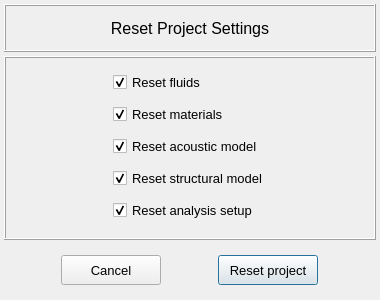
<?xml version="1.0" encoding="UTF-8"?>
<ui version="4.0">
 <class>Dialog</class>
 <widget class="QDialog" name="Dialog">
  <property name="geometry">
   <rect>
    <x>0</x>
    <y>0</y>
    <width>380</width>
    <height>300</height>
   </rect>
  </property>
  <property name="minimumSize">
   <size>
    <width>380</width>
    <height>300</height>
   </size>
  </property>
  <property name="maximumSize">
   <size>
    <width>380</width>
    <height>300</height>
   </size>
  </property>
  <property name="windowTitle">
   <string>Dialog</string>
  </property>
  <layout class="QGridLayout" name="gridLayout">
   <property name="leftMargin">
    <number>4</number>
   </property>
   <property name="topMargin">
    <number>4</number>
   </property>
   <property name="rightMargin">
    <number>4</number>
   </property>
   <property name="bottomMargin">
    <number>4</number>
   </property>
   <property name="spacing">
    <number>4</number>
   </property>
   <item row="0" column="0">
    <widget class="QFrame" name="frame">
     <property name="minimumSize">
      <size>
       <width>0</width>
       <height>48</height>
      </size>
     </property>
     <property name="maximumSize">
      <size>
       <width>16777215</width>
       <height>48</height>
      </size>
     </property>
     <property name="frameShape">
      <enum>QFrame::Box</enum>
     </property>
     <property name="frameShadow">
      <enum>QFrame::Raised</enum>
     </property>
     <layout class="QGridLayout" name="gridLayout_2">
      <item row="0" column="0">
       <widget class="QLabel" name="label">
        <property name="font">
         <font>
          <pointsize>12</pointsize>
         </font>
        </property>
        <property name="text">
         <string>Reset Project Settings</string>
        </property>
        <property name="alignment">
         <set>Qt::AlignCenter</set>
        </property>
       </widget>
      </item>
     </layout>
    </widget>
   </item>
   <item row="1" column="0">
    <widget class="QFrame" name="frame_main">
     <property name="frameShape">
      <enum>QFrame::Box</enum>
     </property>
     <property name="frameShadow">
      <enum>QFrame::Raised</enum>
     </property>
     <layout class="QGridLayout" name="gridLayout_3">
      <item row="4" column="1">
       <widget class="QCheckBox" name="reset_analysis_setup_checkbox">
        <property name="font">
         <font>
          <pointsize>10</pointsize>
         </font>
        </property>
        <property name="text">
         <string>Reset analysis setup</string>
        </property>
        <property name="checked">
         <bool>true</bool>
        </property>
       </widget>
      </item>
      <item row="0" column="1">
       <widget class="QCheckBox" name="reset_fluids_checkbox">
        <property name="font">
         <font>
          <pointsize>10</pointsize>
         </font>
        </property>
        <property name="text">
         <string>Reset fluids</string>
        </property>
        <property name="checked">
         <bool>true</bool>
        </property>
       </widget>
      </item>
      <item row="1" column="1">
       <widget class="QCheckBox" name="reset_materials_checkbox">
        <property name="font">
         <font>
          <pointsize>10</pointsize>
         </font>
        </property>
        <property name="text">
         <string>Reset materials</string>
        </property>
        <property name="checked">
         <bool>true</bool>
        </property>
       </widget>
      </item>
      <item row="0" column="0">
       <spacer name="horizontalSpacer">
        <property name="orientation">
         <enum>Qt::Horizontal</enum>
        </property>
        <property name="sizeHint" stdset="0">
         <size>
          <width>40</width>
          <height>20</height>
         </size>
        </property>
       </spacer>
      </item>
      <item row="3" column="1">
       <widget class="QCheckBox" name="reset_structural_model_checkbox">
        <property name="font">
         <font>
          <pointsize>10</pointsize>
         </font>
        </property>
        <property name="text">
         <string>Reset structural model</string>
        </property>
        <property name="checked">
         <bool>true</bool>
        </property>
       </widget>
      </item>
      <item row="2" column="1">
       <widget class="QCheckBox" name="reset_acoustic_model_checkbox">
        <property name="font">
         <font>
          <pointsize>10</pointsize>
         </font>
        </property>
        <property name="text">
         <string>Reset acoustic model</string>
        </property>
        <property name="checked">
         <bool>true</bool>
        </property>
       </widget>
      </item>
      <item row="0" column="2">
       <spacer name="horizontalSpacer_2">
        <property name="orientation">
         <enum>Qt::Horizontal</enum>
        </property>
        <property name="sizeHint" stdset="0">
         <size>
          <width>40</width>
          <height>20</height>
         </size>
        </property>
       </spacer>
      </item>
     </layout>
    </widget>
   </item>
   <item row="2" column="0">
    <widget class="QFrame" name="frame_buttons">
     <property name="minimumSize">
      <size>
       <width>0</width>
       <height>52</height>
      </size>
     </property>
     <property name="maximumSize">
      <size>
       <width>16777215</width>
       <height>52</height>
      </size>
     </property>
     <property name="frameShape">
      <enum>QFrame::NoFrame</enum>
     </property>
     <property name="frameShadow">
      <enum>QFrame::Raised</enum>
     </property>
     <layout class="QGridLayout" name="gridLayout_6">
      <property name="leftMargin">
       <number>10</number>
      </property>
      <property name="topMargin">
       <number>0</number>
      </property>
      <property name="rightMargin">
       <number>10</number>
      </property>
      <property name="bottomMargin">
       <number>0</number>
      </property>
      <property name="horizontalSpacing">
       <number>10</number>
      </property>
      <item row="0" column="1">
       <widget class="QPushButton" name="reset_project_button">
        <property name="sizePolicy">
         <sizepolicy hsizetype="Expanding" vsizetype="Expanding">
          <horstretch>0</horstretch>
          <verstretch>0</verstretch>
         </sizepolicy>
        </property>
        <property name="minimumSize">
         <size>
          <width>100</width>
          <height>30</height>
         </size>
        </property>
        <property name="maximumSize">
         <size>
          <width>100</width>
          <height>30</height>
         </size>
        </property>
        <property name="sizeIncrement">
         <size>
          <width>0</width>
          <height>1</height>
         </size>
        </property>
        <property name="font">
         <font>
          <pointsize>10</pointsize>
         </font>
        </property>
        <property name="styleSheet">
         <string notr="true"/>
        </property>
        <property name="text">
         <string>Reset project</string>
        </property>
        <property name="autoDefault">
         <bool>false</bool>
        </property>
        <property name="default">
         <bool>true</bool>
        </property>
       </widget>
      </item>
      <item row="0" column="0">
       <widget class="QPushButton" name="cancel_button">
        <property name="sizePolicy">
         <sizepolicy hsizetype="Expanding" vsizetype="Expanding">
          <horstretch>0</horstretch>
          <verstretch>0</verstretch>
         </sizepolicy>
        </property>
        <property name="minimumSize">
         <size>
          <width>100</width>
          <height>30</height>
         </size>
        </property>
        <property name="maximumSize">
         <size>
          <width>100</width>
          <height>30</height>
         </size>
        </property>
        <property name="sizeIncrement">
         <size>
          <width>0</width>
          <height>1</height>
         </size>
        </property>
        <property name="font">
         <font>
          <pointsize>10</pointsize>
         </font>
        </property>
        <property name="styleSheet">
         <string notr="true"/>
        </property>
        <property name="text">
         <string>Cancel</string>
        </property>
        <property name="autoDefault">
         <bool>false</bool>
        </property>
       </widget>
      </item>
     </layout>
    </widget>
   </item>
  </layout>
  <zorder>frame</zorder>
  <zorder>frame_buttons</zorder>
  <zorder>frame_main</zorder>
 </widget>
 <tabstops>
  <tabstop>reset_fluids_checkbox</tabstop>
  <tabstop>reset_materials_checkbox</tabstop>
  <tabstop>reset_acoustic_model_checkbox</tabstop>
  <tabstop>reset_structural_model_checkbox</tabstop>
  <tabstop>reset_analysis_setup_checkbox</tabstop>
  <tabstop>cancel_button</tabstop>
  <tabstop>reset_project_button</tabstop>
 </tabstops>
 <resources/>
 <connections/>
</ui>
